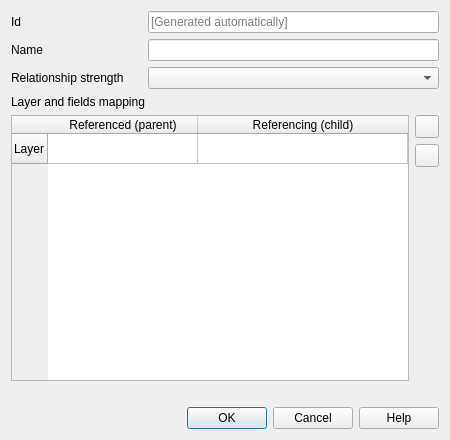
<?xml version="1.0" encoding="UTF-8"?>
<ui version="4.0">
 <class>QgsRelationManagerAddDialogBase</class>
 <widget class="QWidget" name="QgsRelationManagerAddDialogBase">
  <property name="geometry">
   <rect>
    <x>0</x>
    <y>0</y>
    <width>450</width>
    <height>440</height>
   </rect>
  </property>
  <property name="windowTitle">
   <string>Add Relation</string>
  </property>
  <layout class="QGridLayout" name="gridLayout" columnstretch="1,2,0">
   <item row="3" column="0">
    <widget class="QLabel" name="mRelationStrengthLabel">
     <property name="text">
      <string>Relationship strength</string>
     </property>
    </widget>
   </item>
   <item row="5" column="0" colspan="2">
    <widget class="QTableWidget" name="mFieldsMappingTable">
     <property name="selectionBehavior">
      <enum>QAbstractItemView::SelectRows</enum>
     </property>
     <property name="rowCount">
      <number>1</number>
     </property>
     <attribute name="horizontalHeaderDefaultSectionSize">
      <number>150</number>
     </attribute>
     <attribute name="horizontalHeaderStretchLastSection">
      <bool>true</bool>
     </attribute>
     <row>
      <property name="text">
       <string>Layer</string>
      </property>
     </row>
     <column>
      <property name="text">
       <string comment="static relations">Referenced (parent)</string>
      </property>
     </column>
     <column>
      <property name="text">
       <string>Referencing (child)</string>
      </property>
     </column>
    </widget>
   </item>
   <item row="0" column="0">
    <widget class="QLabel" name="mIdLabel">
     <property name="text">
      <string>Id</string>
     </property>
    </widget>
   </item>
   <item row="1" column="0">
    <widget class="QLabel" name="mNameLabel">
     <property name="text">
      <string>Name</string>
     </property>
    </widget>
   </item>
   <item row="3" column="1" colspan="2">
    <widget class="QComboBox" name="mRelationStrengthComboBox"/>
   </item>
   <item row="0" column="1" colspan="2">
    <widget class="QLineEdit" name="mIdLineEdit">
     <property name="placeholderText">
      <string>[Generated automatically]</string>
     </property>
    </widget>
   </item>
   <item row="7" column="0" colspan="3">
    <widget class="QDialogButtonBox" name="mButtonBox">
     <property name="standardButtons">
      <set>QDialogButtonBox::Cancel|QDialogButtonBox::Help|QDialogButtonBox::Ok</set>
     </property>
    </widget>
   </item>
   <item row="1" column="1" colspan="2">
    <widget class="QLineEdit" name="mNameLineEdit"/>
   </item>
   <item row="4" column="0" colspan="2">
    <widget class="QLabel" name="mFieldsMappingLabel">
     <property name="text">
      <string>Layer and fields mapping</string>
     </property>
    </widget>
   </item>
   <item row="5" column="2">
    <layout class="QVBoxLayout" name="mFieldsMappingButtonsVBoxLayout">
     <item>
      <widget class="QToolButton" name="mFieldsMappingAddButton">
       <property name="toolTip">
        <string>Add new field pair as part of a composite foreign key</string>
       </property>
       <property name="icon">
        <iconset resource="../../images/images.qrc">
         <normaloff>:/images/themes/default/symbologyAdd.svg</normaloff>:/images/themes/default/symbologyAdd.svg</iconset>
       </property>
      </widget>
     </item>
     <item>
      <widget class="QToolButton" name="mFieldsMappingRemoveButton">
       <property name="toolTip">
        <string>Remove the selected or last pair of fields</string>
       </property>
       <property name="icon">
        <iconset resource="../../images/images.qrc">
         <normaloff>:/images/themes/default/symbologyRemove.svg</normaloff>:/images/themes/default/symbologyRemove.svg</iconset>
       </property>
      </widget>
     </item>
     <item>
      <spacer name="mFieldsMappingVSpacer">
       <property name="orientation">
        <enum>Qt::Vertical</enum>
       </property>
       <property name="sizeHint" stdset="0">
        <size>
         <width>20</width>
         <height>40</height>
        </size>
       </property>
      </spacer>
     </item>
    </layout>
   </item>
   <item row="6" column="0" colspan="3">
    <widget class="QLabel" name="mDataProviderDefaultValueWarning">
     <property name="text">
      <string></string>
     </property>
     <property name="wordWrap">
      <bool>true</bool>
     </property>
     <property name="visible">
      <bool>false</bool>
     </property>
    </widget>
   </item>
  </layout>
 </widget>
 <tabstops>
  <tabstop>mIdLineEdit</tabstop>
  <tabstop>mNameLineEdit</tabstop>
  <tabstop>mRelationStrengthComboBox</tabstop>
  <tabstop>mFieldsMappingTable</tabstop>
  <tabstop>mFieldsMappingAddButton</tabstop>
  <tabstop>mFieldsMappingRemoveButton</tabstop>
 </tabstops>
 <resources>
  <include location="../../images/images.qrc"/>
 </resources>
 <connections/>
</ui>
